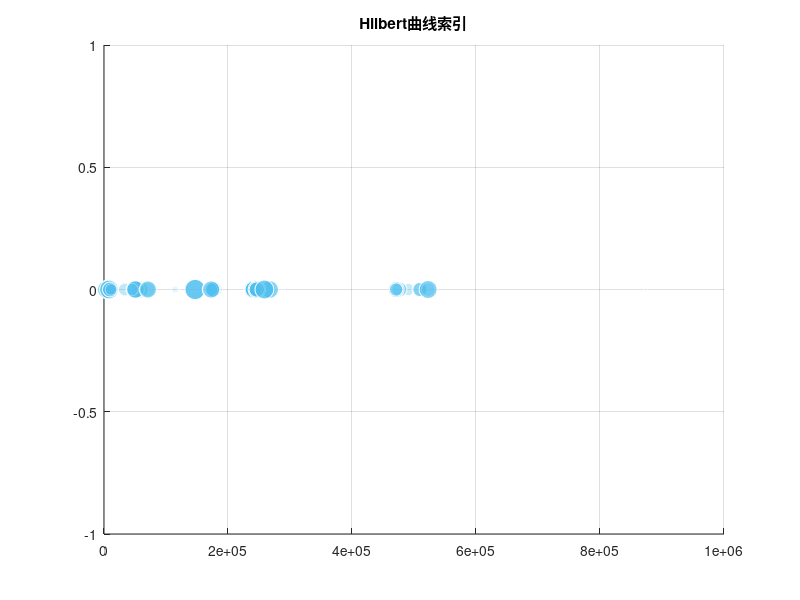
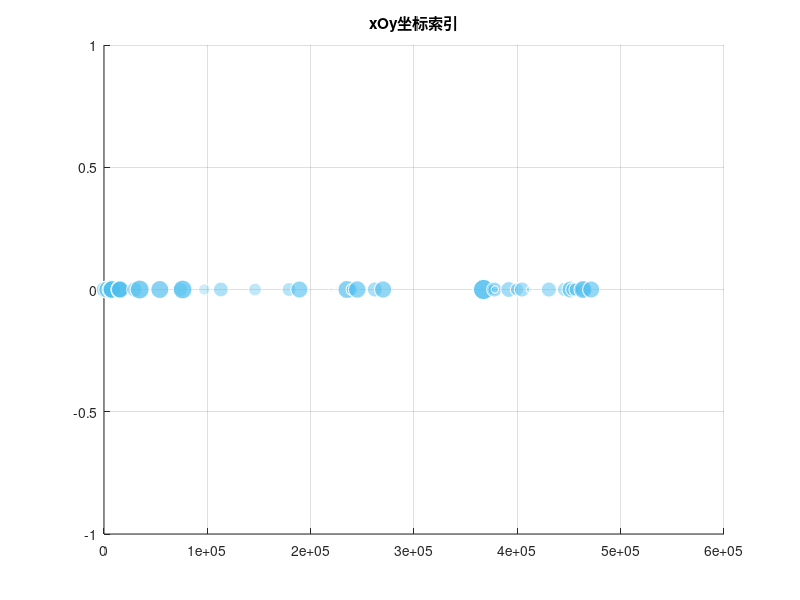

Here is the MATLAB script that generated these plots, in order:
%%
%2021年2月1日随机抽样所得坐标点
cover_rate=[55,65,74,65,66,56,64,49,74,67,42,73,28,46,35,41,61,6,2,67,32,64,48,62,2,85,32,48,12,53,38,48,9,48,42,61,40,39,49,67,61,3];
hilbert=[241665,262373,240751,267221,240832,240817,246533,246435,258707,3954,8305,8033,11176,9485,33618,57182,57351,51209,288813,51083,45483,50642,70717,70807,120461,146939,490605,476365,114884,471233,471210,178316,513745,509177,509548,172278,172332,522814,176025,522771,172923,873734];
figure()
for i=1:1:42
    scatter(hilbert(i),0,cover_rate(i)*2.5,[0.3010 0.7450 0.9330],'o','filled','MarkerEdgeColor','w','MarkerFaceAlpha',cover_rate(i)/100)
    hold on;
end
grid on
set(gcf,'unit','centimeters','position',[3 5 10 5])
title("Hilbert曲线索引")
figure()
xoy=[321,3520,7300,7600,15295,15298,15412,29412,34487,54010,74071,76053,97113,113066,146142,179077,189062,220093,229614,235090,240161,245073,262097,270105,358133,367274,377658,377722,378240,391718,399719,404470,411630,430515,445535,451461,453471,456526,463506,463522,471458,524510];
for i=1:1:42
    scatter(xoy(i),0,cover_rate(i)*2.5,[0.3010 0.7450 0.9330],'o','filled','MarkerEdgeColor','w','MarkerFaceAlpha',cover_rate(i)/100)
    hold on;
end
grid on
set(gcf,'unit','centimeters','position',[3 5 10 5])
title("xOy坐标索引")
